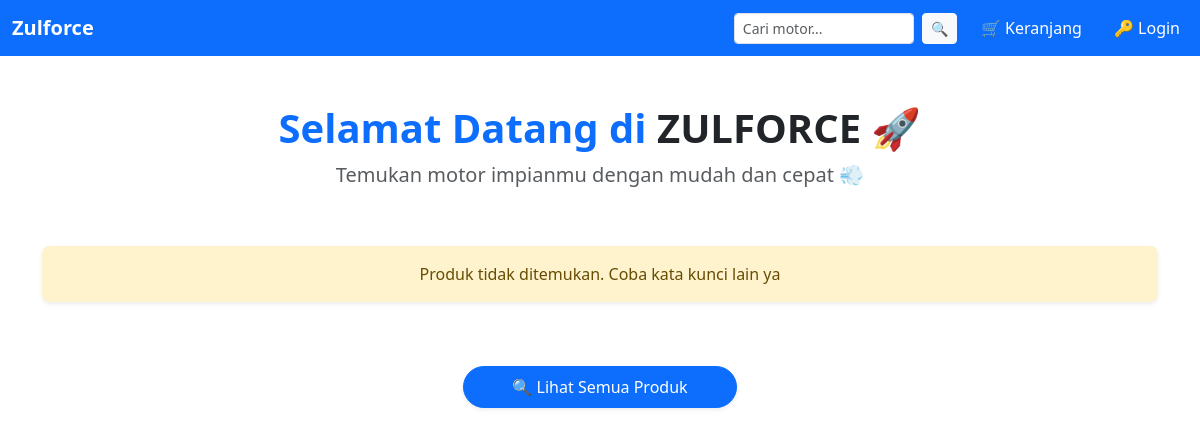
The app's page /, older data.
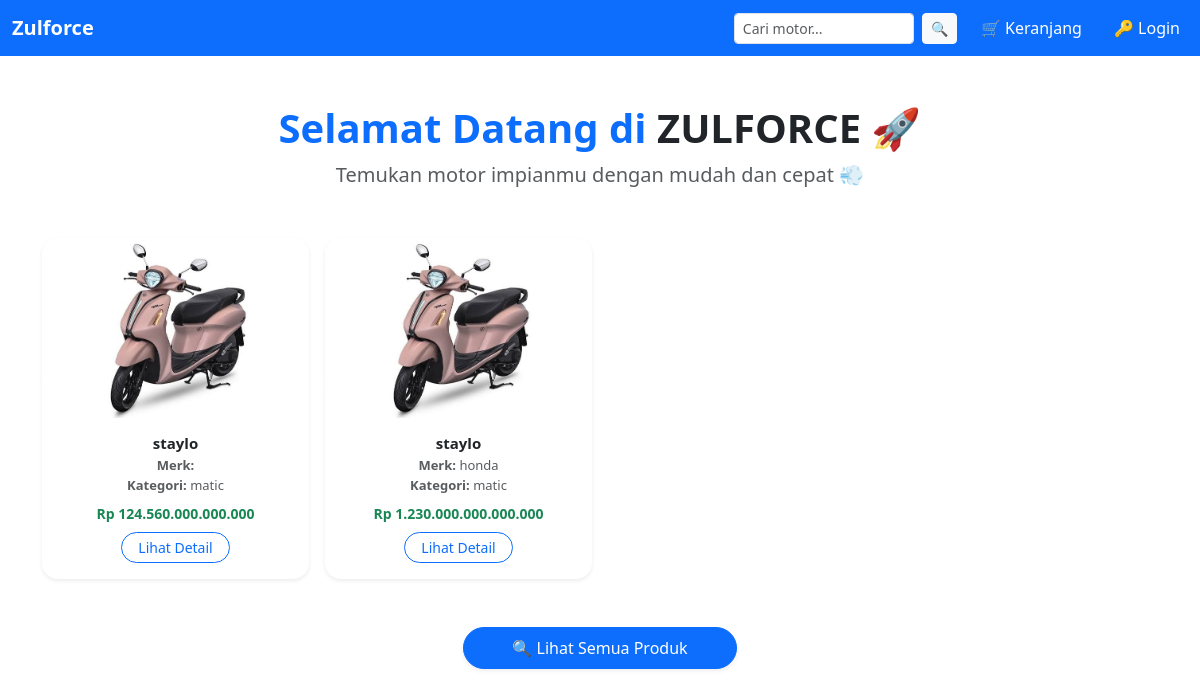
The same page, newer data.
### tables this page shows
CREATE TABLE `produk` (
  `id_produk` int(11) NOT NULL,
  `merk_id` int(11) NOT NULL,
  `nama_produk` varchar(25) NOT NULL,
  `harga` double NOT NULL,
  `deskripsi` varchar(150) NOT NULL,
  `stock` int(30) NOT NULL,
  `kategori` enum('classic','matic','','') NOT NULL,
  `photo` text NOT NULL
);

CREATE TABLE `merk` (
  `id_merk` int(11) NOT NULL,
  `nama_merk` varchar(25) NOT NULL
);

### index.php (the view, shortened to what this page needs)
<?php
include "header.php";
include "db/koneksi.php";
$cari = isset($_GET['cari']) ? trim($_GET['cari']) : '';
if ($cari != '') {
    $sql = "
        SELECT p.*, m.nama_merk
        FROM produk p
        LEFT JOIN merk m ON p.merk_id = m.id_merk
        WHERE p.nama_produk LIKE '%$cari%'
           OR m.nama_merk LIKE '%$cari%'
           OR p.kategori LIKE '%$cari%'
        ORDER BY p.id_produk DESC
    ";
} else {
    $sql = "
    SELECT p.*, m.nama_merk
    FROM produk p
    LEFT JOIN merk m ON p.merk_id = m.id_merk
    WHERE p.id_produk IN (36, 38, 40, 42)
    ORDER BY p.id_produk ASC
";
}
$result = $koneksi->query($sql);
?>
<div class="text-center my-5">
  <h1 class="fw-bold text-primary">Selamat Datang di <span class="text-dark">ZULFORCE</span> 🚀</h1>
  <p class="text-muted fs-5">Temukan motor impianmu dengan mudah dan cepat 💨</p>
</div>
<div class="container mb-5">
  <div class="row g-3">
    <?php if ($result->num_rows > 0): ?>
      <?php while($row = $result->fetch_assoc()): ?>
        <div class="col-6 col-md-4 col-lg-3">
          <div class="card h-100 shadow-sm border-0 rounded-4 overflow-hidden">
            <?php if (!empty($row['photo'])): ?>
              <img src="admin/<?= htmlspecialchars($row['photo']) ?>"
                   class="card-img-top"
                   style="height:180px; object-fit:cover;"
                   alt="<?= htmlspecialchars($row['nama_produk']) ?>">
            <?php endif; ?>
            <div class="card-body text-center p-3">
              <h6 class="card-title text-dark fw-bold mb-1" style="font-size:15px;">
                <?= htmlspecialchars($row['nama_produk']) ?>
              </h6>
              <p class="text-muted mb-0" style="font-size:13px;">
                <strong>Merk:</strong> <?= htmlspecialchars($row['nama_merk']) ?>
              </p>
              <p class="text-muted mb-1" style="font-size:13px;">
                <strong>Kategori:</strong> <?= htmlspecialchars($row['kategori']) ?>
              </p>
              <p class="text-success fw-bold mt-2 mb-1" style="font-size:14px;">
                Rp <?= number_format($row['harga'], 0, ',', '.') ?>
              </p>
              <a href="produk_detail.php?id=<?= $row['id_produk'] ?>"
                 class="btn btn-outline-primary rounded-pill btn-sm px-3 mt-1">
                 Lihat Detail
              </a>
            </div>
          </div>
        </div>
      <?php endwhile; ?>
    <?php else: ?>
      <div class="col-12 text-center mt-4">
        <div class="alert alert-warning shadow-sm border-0 rounded-3">
         Produk tidak ditemukan. Coba kata kunci lain ya
        </div>
      </div>
    <?php endif; ?>
  </div>
  <?php if ($cari == ''): ?>
  <div class="text-center mt-5">
    <a href="produk.php" class="btn btn-primary px-5 py-2 rounded-pill shadow-sm">
      🔍 Lihat Semua Produk
    </a>
  </div>
  <?php endif; ?>
</div>
<?php include "footer.php"; ?>

Row changes from the older to the newer data that the page shows:
added produk: photo+nama_produk (picture), nama_produk "staylo", kategori "matic", harga "124.560.000.000.000"
added produk: photo+nama_produk (picture), nama_produk "staylo", merk.nama_merk "honda", kategori "matic", harga "1.230.000.000.000.000"
Text that changed along with them:
text no longer shown: "Produk tidak ditemukan. Coba kata kunci lain ya"
